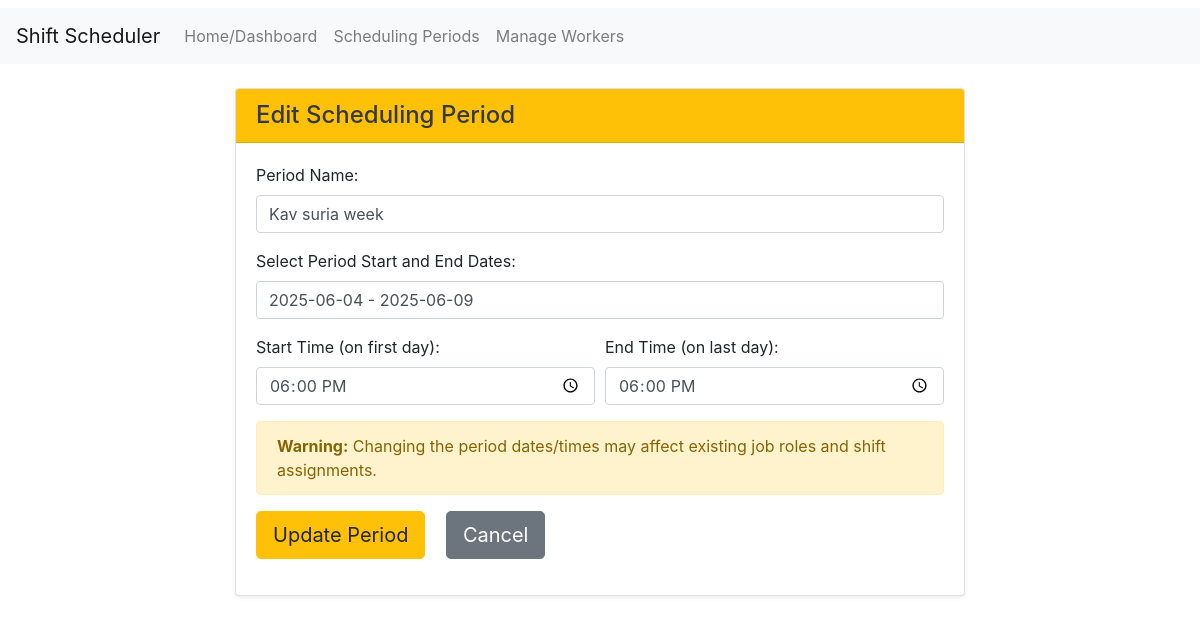
/period/3/edit, run on an earlier commit of the app's database.
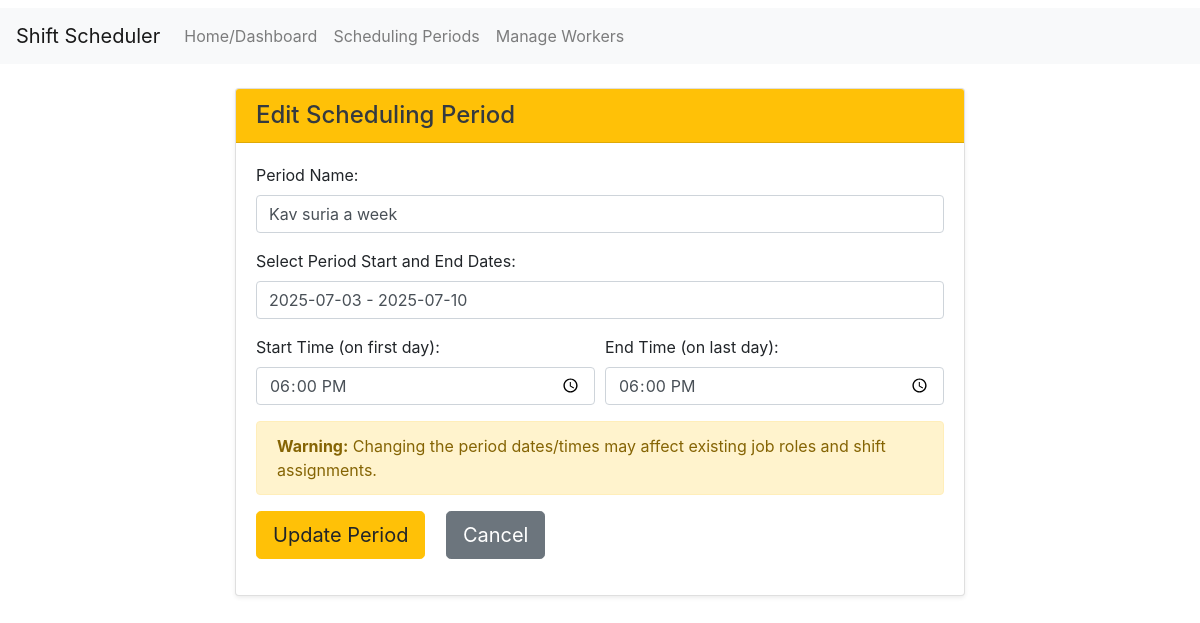
And on a later commit of the database.
### app/models.py (models this page shows, shortened)
class SchedulingPeriod(db.Model):
    __tablename__ = 'scheduling_period'
    id = db.Column(db.Integer, primary_key=True)
    name = db.Column(db.String(150), nullable=False, unique=True)
    period_start_datetime = db.Column(db.DateTime, nullable=False)
    period_end_datetime = db.Column(db.DateTime, nullable=False)
    is_active = db.Column(db.Boolean, default=False, nullable=False) # Indicates if this period is currently active

### app/routes.py (the view, shortened to what this page needs)
@main_bp.route('/period/<int:period_id>/edit', methods=['GET', 'POST'])
def edit_period(period_id):
    period = SchedulingPeriod.query.get_or_404(period_id)
    return render_template('edit_period.html', period=period)

### app/templates/edit_period.html (shortened to what this page needs)
{% extends "base.html" %}
{% block content %}
<div class="row justify-content-center">
    <div class="col-md-8">
        <div class="card shadow-sm">
            <div class="card-header bg-warning text-dark">
                <h4 class="mb-0">Edit Scheduling Period</h4>
            </div>
            <div class="card-body">
                <form method="POST" action="{{ url_for('main.edit_period', period_id=period.id) }}" class="needs-validation" novalidate>
                    <div class="form-group">
                        <label for="period_name">Period Name:</label>
                        <input type="text" class="form-control" id="period_name" name="period_name"
                               value="{{ period.name }}" required>
                    </div>
                    <div class="form-group">
                        <label for="scheduling_period_range_input">Select Period Start and End Dates:</label>
                        <input type="text" class="form-control" id="scheduling_period_range_input"
                               name="scheduling_period_range_str" required placeholder="Click to select date range"
                               value="{{ period.period_start_datetime.strftime('%Y-%m-%d') }} - {{ period.period_end_datetime.strftime('%Y-%m-%d') }}">
                    </div>
                    <div class="form-row">
                        <div class="form-group col-md-6">
                            <label for="period_start_time">Start Time (on first day):</label>
                            <input type="time" class="form-control" id="period_start_time" name="period_start_time"
                                   value="{{ period.period_start_datetime.strftime('%H:%M') }}" required>
                        </div>
                        <div class="form-group col-md-6">
                            <label for="period_end_time">End Time (on last day):</label>
                            <input type="time" class="form-control" id="period_end_time" name="period_end_time"
                                   value="{{ period.period_end_datetime.strftime('%H:%M') }}" required>
                        </div>
                    </div>
                    <div class="alert alert-warning">
                        <strong>Warning:</strong> Changing the period dates/times may affect existing job roles and shift assignments.
                    </div>
                    <div class="form-group">
                        <button type="submit" class="btn btn-warning btn-lg mr-3">Update Period</button>
                        <a href="{{ url_for('main.manage_periods') }}" class="btn btn-secondary btn-lg">Cancel</a>
                    </div>
                </form>
            </div>
        </div>
    </div>
</div>
{% endblock %}

What changed in the data, as far as the page shows it:
changed SchedulingPeriod: period_name "Kav suria week" → "Kav suria a week"; scheduling_period_range_str "2025-06-04 - 2025-06-09" → "2025-07-03 - 2025-07-10"
